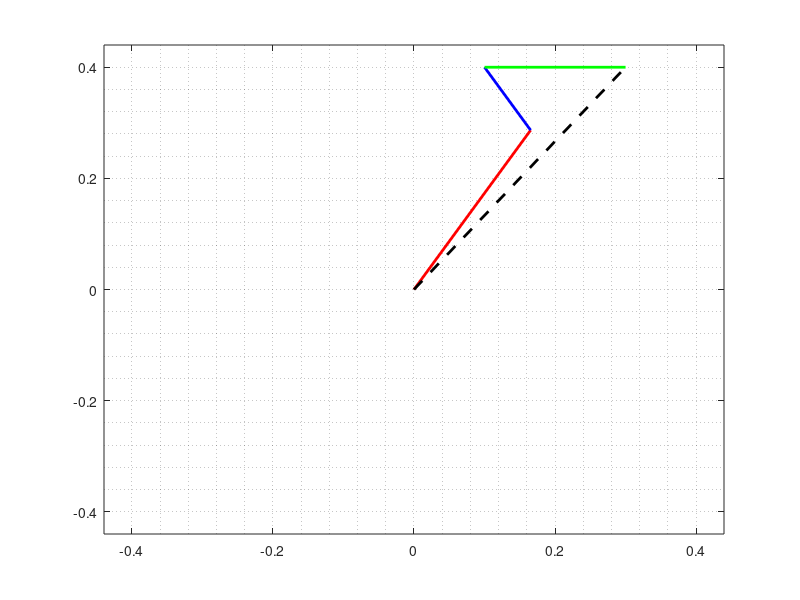

Reproduce this figure in MATLAB.
clc, clear, close all;
%% Input
angle = 53;

%%transform to angle
angle = angle*pi/180;
x_comp = cos(angle);
y_comp = sin(angle);


direction = [x_comp; y_comp];
motor_forward_angles_x = [cos(240*pi/180); cos(120*pi/180); cos(0*pi/180)];
motor_forward_angles_y = [sin(240*pi/180); sin(120*pi/180); sin(0*pi/180)];
pwm_max = 255;
%% Matrix
% leave rotation for later

transform_M = [-1/2 -sin(pi/3);
               -1/2  sin(pi/3);
                1    0         ];
motor_speeds = round(pwm_max.*transform_M*direction);

vector = horzcat(motor_forward_angles_x.*motor_speeds, motor_forward_angles_y.*motor_speeds);
denom = 3*255;

A = [vector(1,1), vector(1,2)]./denom;
B = [A(1) + vector(2,1)./denom, A(2)+vector(2,2)./denom];
C = [B(1) + vector(3,1)./denom, B(2)+vector(3,2)./denom];

plot([0,A(1)], [0, A(2)], 'r', 'LineWidth', 2);
hold on
plot([A(1),B(1)], [A(2), B(2)], 'b', 'LineWidth', 2);
hold on
plot([B(1),C(1)], [B(2), C(2)], 'g', 'LineWidth', 2);
hold on
plot([0,C(1)], [0, C(2)], '--k', 'LineWidth', 2);
hold on
th = 0:pi/50:2*pi;
xunit = cos(th);
yunit = sin(th);
%plot(xunit, yunit);
grid minor
lim = max(abs(C))*1.1;
xlim([-lim,lim])
ylim([-lim,lim])

isXpos = C(1) >= 0;
isYpos = C(2) >= 0;
final_angle = atan(C(2)/C(1))*180/pi

if (isYpos && ~isXpos)
    final_angle = 180+final_angle;

elseif (~isYpos && ~isXpos)
    final_angle = 180+final_angle;

elseif (~isYpos && isXpos)
    final_angle = 360+final_angle;
end

motor_speeds
final_angle
power_efficiency = hypot(C(1), C(2))*100



